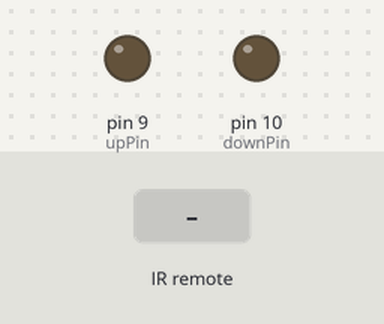
Simulated run of this sketch. Board: Arduino Uno, built with avr-gcc and run on an emulated ATmega328P. Shown: output pins drawn as LEDs (lit = HIGH). The inputs (shaded band) are chosen by the test bench. EEPROM starts erased; what the sketch prints to the serial monitor is not drawn.

Above: at 1.2 s.
1.3 s: infrared code 0x654321 received
2.8 s: infrared code 0x123456 received
Timing chart, 0 to 5.8 s (numbered marks = the images above; inputs shaded):
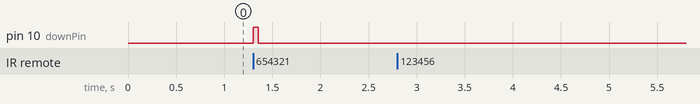

Measured:
- after the input at 1.3 s, pin 10 (downPin): LOW → HIGH at once, → LOW 0.05 s later
- after the input at 2.8 s, every drawn part: stays the same

The sketch:

sketch_with_timer.ino
```cpp
//Before using this sketch, you need to upload a value to EEPROM 0
//Run initEEPROM.ino before this sketch

#include <IRremote.h>
#include <EEPROM.h>

//change motor max time here (ms)
const unsigned long maxTime = 10000;
unsigned long nowTime;

//use pin 9/10 to control up/down
const int upPin = 9;
const int downPin = 10;

//IR receiver pin 11
const int RECV_PIN = 11;
IRrecv irrecv(RECV_PIN);

decode_results results;

//change the hex code here
unsigned long upButton = 0x123456;
unsigned long downButton = 0x654321;

bool flag = false;

void setup()
{
    Serial.begin(9600);
    irrecv.enableIRIn();
    pinMode(upPin, OUTPUT);
    pinMode(downPin, OUTPUT);
    EEPROM.get(0, nowTime);
}

void loop()
{
    unsigned long from;
    from = millis();

    if (irrecv.decode(&results))
    {
        Serial.println(results.value, HEX);

        if(results.value == upButton)
        {
            if(nowTime <= maxTime)
            {
                digitalWrite(upPin, HIGH);
                Serial.println("Motor up");
                nowTime = nowTime + (millis() - from) + 50;
                flag = true;
            }
            else
            {
                Serial.println("Motor up to max");
                digitalWrite(upPin, LOW);
                digitalWrite(downPin, LOW);
                EEPROM.put(0, nowTime);
                flag = false;
            }
        }
        else if(results.value == downButton)
        {
            if(nowTime >= 0)
            {
                digitalWrite(downPin, HIGH);
                Serial.println("Motor down");
                nowTime = nowTime - (millis() - from) - 50;
                flag = true;
            }
            else
            {
                Serial.println("Motor down to max");
                digitalWrite(upPin, LOW);
                digitalWrite(downPin, LOW);
                EEPROM.put(0, nowTime);
                flag = false;
            }
        }

        irrecv.resume();
    }
    else if(flag)
    {
        digitalWrite(upPin, LOW);
        digitalWrite(downPin, LOW);
        EEPROM.put(0, nowTime);
        flag = false;
    }

    delay(50);
}
```
